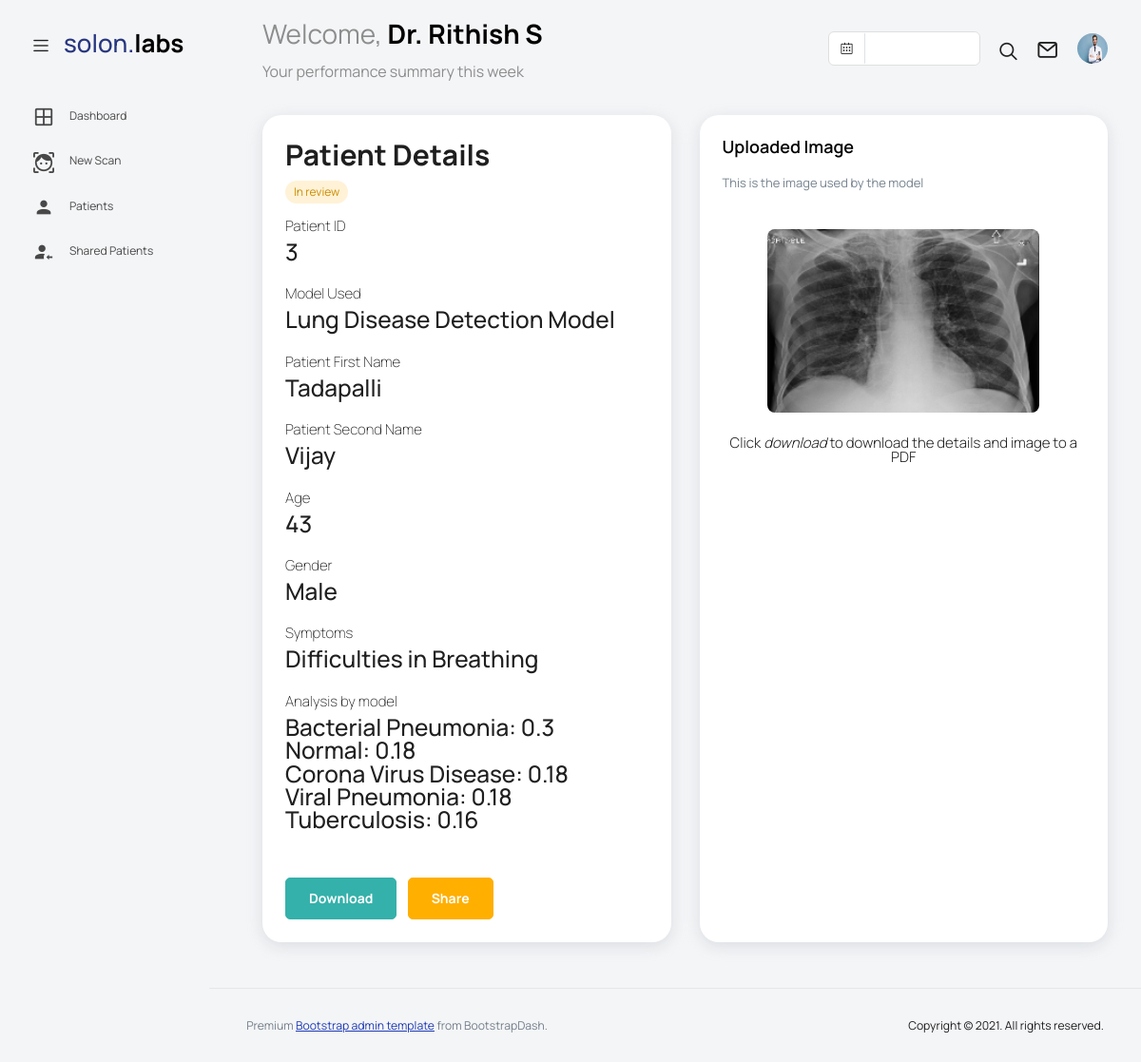
The app's page /dash/patientDetails/3 (signed in) with its own data.
### tables this page shows
CREATE TABLE user (
  id INTEGER PRIMARY KEY AUTOINCREMENT,
  name TEXT UNIQUE NOT NULL,
  username TEXT UNIQUE NOT NULL,
  password TEXT NOT NULL,
  profession TEXT NOT NULL
);

CREATE TABLE scan (
  id INTEGER PRIMARY KEY AUTOINCREMENT,
  doctor_id INTEGER NOT NULL,
  created TIMESTAMP NOT NULL DEFAULT CURRENT_TIMESTAMP,
  model TEXT NOT NULL,
  firstName TEXT NOT NULL,
  secondName TEXT NOT NULL,
  age INTEGER NOT NULL,
  gender INTEGER NOT NULL,
  symptoms TEXT,
  input_img NVARCHAR NOT NULL,
  output_res NVARCHAR NOT NULL,
  status TEXT NOT NULL,
  FOREIGN KEY (doctor_id) REFERENCES uesr (id)
);

### dash.py (the view, shortened to what this page needs)
@bp.route("/patientDetails/")
@bp.route("/patientDetails/<id>", methods=["POST", "GET"])
def patientDetails(id=None):
    doctor_id = session.get('user_id')
    db = get_db()
    doctor_name = db.execute(f"SELECT * FROM user WHERE id={doctor_id}").fetchone()
    patient = db.execute(f'SELECT * FROM scan WHERE id={id}').fetchone()
    doctors = db.execute(f"SELECT * FROM user where id!={doctor_id}").fetchall()
    return render_template("dashPatientDetails.html", patient=patient, input_img=patient["input_img"], doctors=doctors, doctor=doctor_name)

### auth.py (called while the page is built)
@bp.before_app_request
def load_logged_in_user():
    user_id = session.get('user_id')
    if user_id is None:
        g.user = None
    else:
        g.user = get_db().execute(
            'SELECT * FROM user WHERE id = ?', (user_id,)
        ).fetchone()

### db.py (called while the page is built)
def get_db():
    if 'db' not in g:
        g.db = sqlite3.connect(
            current_app.config['DATABASE'],
            detect_types=sqlite3.PARSE_DECLTYPES
        )
        g.db.row_factory = sqlite3.Row
    return g.db

### templates/dashPatientDetails.html (shortened to what this page needs)
{% extends 'dashboardBase.html' %}
{% block doctorName %}
Dr. {{doctor["name"]}}
{% endblock %}
{% block mainPanel %}
<div class="main-panel">
  <div class="content-wrapper">
    <div class="row" id="element-to-print">
      <div class="col-md-6 grid-margin stretch-card">
        <div class="card">
          <div class="card-body">
            <div>
              <p class="mb-6 display-4 fw-bold">Patient Details</p>
              {% if patient["status"] == "review"%}
              <label class="badge badge-opacity-warning p13">In review</label>
              {% elif patient["status"] == "completed"%}
              <label class="badge badge-opacity-success p13">Completed</label>
              {% else %}
              <label class="badge badge-danger p13"><b>Operation</b></label>
              {% endif %}
            </div>
            <div class="mb-4 mt-3">
              <div class="h6 fw-lighter patientId">Patient ID</div>
              <p class="h3">{{patient["id"]}}</p>
            </div>
            <div class="mb-4">
              <p class="h6 fw-lighter">Model Used</p>
              {% if patient["model"] == "cataractDetection"%}
              <p class="h3">Cataract Detection Model</p>
              {% elif patient["model"] == "generalEye"%}
              <p class="h3">General Eye Disease Detection Model</p>
              {% elif patient["model"] == "skinCancer"%}
              <p class="h3">Skin Cancer Detection Model</p>
              {% elif patient["model"] == "lungDisease"%}
              <p class="h3">Lung Disease Detection Model</p>
              {% endif %}
            </div>
            <div class="mb-4">
              <div class="h6 fw-lighter patientName">Patient First Name</div>
              <p class="h3">{{patient["firstName"]}}</p>
            </div>
            <div class="mb-4">
              <div class="h6 fw-lighter">Patient Second Name</div>
              <p class="h3">{{patient["secondName"]}}</p>
            </div>
            <div class="mb-4">
              <div class="h6 fw-lighter">Age</div>
              <p class="h3">{{patient["age"]}}</p>
            </div>
            <div class="mb-4">
              <div class="h6 fw-lighter">Gender</div>
              <p class="h3">{{patient["gender"].title()}}</p>
            </div>
            <div class="mb-4">
              <div class="h6 fw-lighter">Symptoms</div>
              <p class="h3">{{patient["symptoms"]}}</p>
            </div>
            <div class="mb-4">
              <div class="h6 fw-lighter">Analysis by model</div>
              <p class="h3">
                {% for i in patient["output_res"].split("~") %}
                {{i}} <br>
                {% endfor %}
              </p>
            </div>
            <button type="submit" class="btn btn-success me-2 download"><b>Download</b></button>
            <button type="button" class="btn btn-warning" data-bs-toggle="modal" data-bs-target="#staticBackdrop">
              <b>Share</b>
            </button>
          </div>
        </div>
      </div>
      <div class="col-md-6 grid-margin stretch-card">
        <div class="card">
          <div class="card-body">
            <h4 class="card-title">Uploaded Image</h4>
            <p class="card-description">
              This is the image used by the model
            </p>
            <div class="w-100 d-flex align-items-center justify-content-center">
              <img class="w-75 mb-4 mt-4 rounded" src="{{url_for('static', filename=patient['input_img'][6:])}}" alt="">
            </div>
            <figure class="text-center">
              <p class="h6 fw-light">Click <cite>download</cite> to download the details and image to a PDF</p>
            </figure>
          </div>
        </div>
      </div>
    </div>
  </div>
  <footer class="footer">
    <div class="d-sm-flex justify-content-center justify-content-sm-between">
      <span class="text-muted text-center text-sm-left d-block d-sm-inline-block">Premium <a
          href="https://www.bootstrapdash.com/" target="_blank">Bootstrap admin template</a> from
        BootstrapDash.</span>
      <span class="float-none float-sm-right d-block mt-1 mt-sm-0 text-center">Copyright © 2021. All rights
        reserved.</span>
    </div>
  </footer>
</div>
{% endblock %}

### templates/dashboardBase.html (shortened to what this page needs)
<!DOCTYPE html>
<html lang="en">
<head>
  <link rel="stylesheet" href='{{ url_for("static", filename="vendors/feather/feather.css") }}'>
  <link rel="stylesheet" href='{{ url_for("static", filename="vendors/mdi/css/materialdesignicons.min.css") }}'>
  <link rel="stylesheet" href='{{ url_for("static", filename="vendors/ti-icons/css/themify-icons.css") }}'>
  <link rel="stylesheet" href='{{ url_for("static", filename="vendors/typicons/typicons.css") }}'>
  <link rel="stylesheet" href='{{ url_for("static", filename="vendors/simple-line-icons/css/simple-line-icons.css") }}'>
  <link rel="stylesheet" href='{{ url_for("static", filename="vendors/css/vendor.bundle.base.css") }}'>
  <link rel="stylesheet"
    href='{{ url_for("static", filename="vendors/datatables.net-bs4/dataTables.bootstrap4.css") }}'>
  <link rel="stylesheet" href='{{ url_for("static", filename="js/select.dataTables.min.css") }}'>
  <link rel="stylesheet" href='{{ url_for("static", filename="css/vertical-layout-light/style.css") }}'>
</head>
<body>
  <div class="container-scroller">
    <nav class="navbar default-layout col-lg-12 col-12 p-0 fixed-top d-flex align-items-top flex-row">
      <div class="text-center navbar-brand-wrapper d-flex align-items-center justify-content-start">
        <div class="me-3">
          <button class="navbar-toggler navbar-toggler align-self-center" type="button" data-bs-toggle="minimize">
            <span class="icon-menu"></span>
          </button>
        </div>
        <div>
          <a class="navbar-brand brand-logo" href="index.html">
            <h2 class="welcome-text">solon.<span class="text-black fw-bold">labs</span></h2>
          </a>
        </div>
      </div>
      <div class="navbar-menu-wrapper d-flex align-items-top">
        <ul class="navbar-nav">
          <li class="nav-item font-weight-semibold d-none d-lg-block ms-0">
            <h1 class="welcome-text">Welcome, <span class="text-black fw-bold">{% block doctorName %}{% endblock %}
              </span></h1>
            <h3 class="welcome-sub-text">Your performance summary this week </h3>
          </li>
        </ul>
        <ul class="navbar-nav ms-auto">
          <li class="nav-item d-none d-lg-block">
            <div id="datepicker-popup" class="input-group date datepicker navbar-date-picker">
              <span class="input-group-addon input-group-prepend border-right">
                <span class="icon-calendar input-group-text calendar-icon"></span>
              </span>
              <input type="text" class="form-control">
            </div>
          </li>
          <li class="nav-item">
            <form class="search-form" action="#">
              <i class="icon-search"></i>
              <input type="search" class="form-control" placeholder="Search Here" title="Search here">
            </form>
          </li>
          <li class="nav-item dropdown">
            <a class="nav-link count-indicator" id="notificationDropdown" href="#" data-bs-toggle="dropdown">
              <i class="icon-mail icon-lg"></i>
            </a>
          </li>
          <li class="nav-item dropdown d-none d-lg-block user-dropdown">
            <a class="nav-link" id="UserDropdown" href="#" data-bs-toggle="dropdown" aria-expanded="false">
              <img class="img-xs rounded-circle" src='{{ url_for("static", filename="images/doctor_profile.jpeg") }}'
                alt="Profile image"> </a>
          </li>
        </ul>
      </div>
    </nav>
    <div class="container-fluid page-body-wrapper">
      <nav class="sidebar sidebar-offcanvas" id="sidebar">
        <ul class="nav">
          <li class="nav-item">
            <a class="nav-link" href="{{ url_for('dash.dashHomePage')}}">
              <i class="mdi mdi-grid-large menu-icon"></i>
              <span class="menu-title">Dashboard</span>
            </a>
          </li>
          <li class="nav-item">
            <a class="nav-link" href='{{ url_for("dash.dashNewScan") }}'>
              <i class="mdi mdi-face-recognition menu-icon"></i>
              <span class="menu-title">New Scan</span>
            </a>
          </li>
          <li class="nav-item">
            <a class="nav-link" href='{{ url_for("dash.dashPatients") }}'>
              <i class="mdi mdi-account menu-icon"></i>
              <span class="menu-title">Patients</span>
            </a>
          </li>
          <li class="nav-item">
            <a class="nav-link" href='{{ url_for("dash.dashSharedPatients") }}'>
              <i class="menu-icon mdi mdi-account-arrow-left"></i>
              <span class="menu-title">Shared Patients</span>
            </a>
          </li>
        </ul>
      </nav>
      {% block mainPanel %}{% endblock %}
    </div>
  </div>
</body>
</html>

### records on screen
user: name "Rithish S"
scan: id "3", firstName "Tadapalli", secondName "Vijay", age "43", gender "Male", symptoms "Difficulties in Breathing", input_img (picture)

### other values on screen
{{ i }} "Bacterial Pneumonia: 0.3" "Normal: 0.18" "Corona Virus Disease: 0.18" "Viral Pneumonia: 0.18" "Tuberculosis: 0.16"
